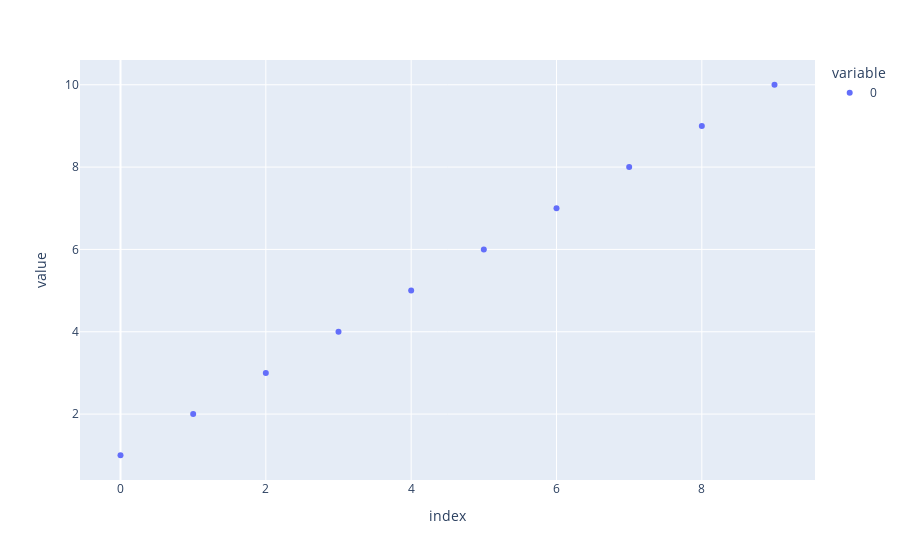

Notebook cell for this chart:
### Code cell
import pandas as pd
import plotly.express as px
px.scatter([1,2,3,4,5,6,7,8,9,10])

### Figure 1 — Plotly figure (JSON) as saved in the notebook; plotly's stock layout.template omitted (floating-point values rounded to 4 significant figures)
{"data": [{"hovertemplate": "variable=0<br>index=%{x}<br>value=%{y}<extra></extra>", "legendgroup": "0", "marker": {"color": "#636efa", "symbol": "circle"}, "mode": "markers", "name": "0", "orientation": "v", "showlegend": true, "type": "scatter", "x": [0, 1, 2, 3, 4, 5, 6, 7, 8, 9], "xaxis": "x", "y": [1, 2, 3, 4, 5, 6, 7, 8, 9, 10], "yaxis": "y"}], "layout": {"legend": {"title": {"text": "variable"}, "tracegroupgap": 0}, "margin": {"t": 60}, "xaxis": {"anchor": "y", "domain": [0, 1], "title": {"text": "index"}}, "yaxis": {"anchor": "x", "domain": [0, 1], "title": {"text": "value"}}}}
